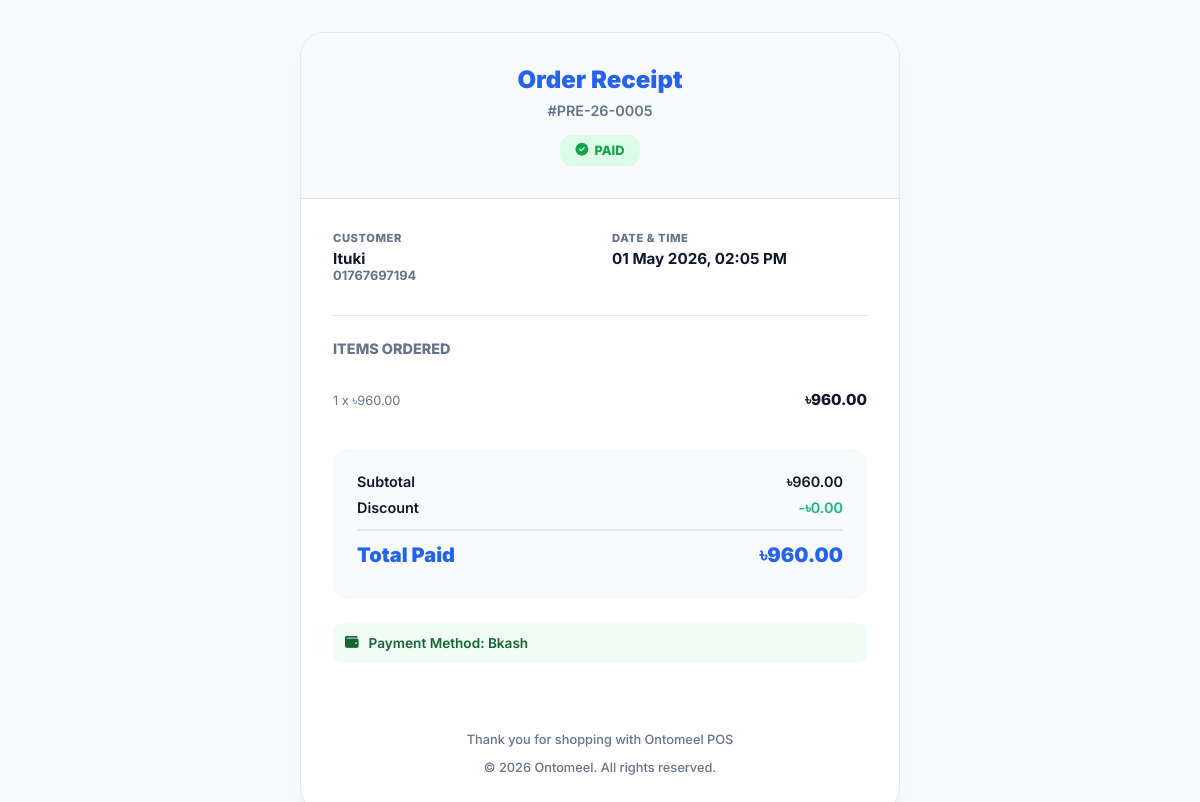
The app's page /pos/pages/view_order.php?invoice=PRE-26-0005 with its own data.
### tables this page shows
CREATE TABLE `orders` (
  `id` int(11) NOT NULL,
  `invoice_no` varchar(50) NOT NULL,
  `member_id` int(11) DEFAULT NULL,
  `order_date` timestamp NOT NULL DEFAULT current_timestamp(),
  `subtotal` decimal(10,2) NOT NULL,
  `discount` decimal(10,2) DEFAULT 0.00,
  `shipping_cost` decimal(10,2) DEFAULT 0.00,
  `total_amount` decimal(10,2) NOT NULL,
  `payment_status` varchar(50) DEFAULT 'Pending',
  `payment_method` varchar(255) DEFAULT 'Cash',
  `trx_id` varchar(100) DEFAULT NULL,
  `payment_id` varchar(100) DEFAULT NULL,
  `order_status` varchar(50) DEFAULT 'Processing',
  `shipping_address` text DEFAULT NULL,
  `notes` text DEFAULT NULL,
  `guest_name` varchar(150) DEFAULT NULL,
  `guest_phone` varchar(20) DEFAULT NULL,
  `guest_email` varchar(150) DEFAULT NULL,
  `order_type` varchar(20) DEFAULT 'Sale',
  `staff_id` int(11) DEFAULT NULL,
  `staff_name` varchar(100) DEFAULT NULL,
  `terminal_id` varchar(50) DEFAULT 'Main'
);

CREATE TABLE `order_items` (
  `id` int(11) NOT NULL,
  `order_id` int(11) NOT NULL,
  `book_id` int(11) DEFAULT NULL,
  `quantity` int(11) DEFAULT 1,
  `unit_price` decimal(10,2) NOT NULL,
  `total_price` decimal(10,2) NOT NULL,
  `reading_progress` int(11) DEFAULT 0,
  `preorder_id` int(11) DEFAULT NULL,
  `item_type` varchar(20) DEFAULT 'Book'
);

### pos/pages/view_order.php (the view, shortened to what this page needs)
<?php
require_once '../../api/config/database.php';
$invoice = $_GET['invoice'] ?? '';
$stmt = $pdo->prepare("SELECT o.*, m.full_name as member_name, m.phone as member_phone, m.email as member_email
                      FROM orders o
                      LEFT JOIN members m ON o.member_id = m.id
                      WHERE o.invoice_no = ?");
$stmt->execute([$invoice]);
$order = $stmt->fetch();
$stmt = $pdo->prepare("SELECT oi.*, COALESCE(b.title, i.item_name) as item_title
                      FROM order_items oi
                      LEFT JOIN books b ON oi.book_id = b.id AND (oi.item_type = 'Book' OR oi.item_type IS NULL)
                      LEFT JOIN inventory_items i ON oi.book_id = i.id AND (oi.item_type != 'Book')
                      WHERE oi.order_id = ?");
$stmt->execute([$order['id']]);
$items = $stmt->fetchAll();
$customerName = $order['member_name'] ?: ($order['guest_name'] ?: 'Walk-in Customer');
$customerContact = $order['member_phone'] ?: ($order['guest_phone'] ?: 'No contact');
?>
<!DOCTYPE html>
<html lang="en">
<head>
    <link rel="stylesheet" href="https://cdnjs.cloudflare.com/ajax/libs/font-awesome/6.4.0/css/all.min.css">
</head>
<body>
    <div class="view-container">
        <div class="order-card">
            <div class="header">
                <h1>Order Receipt</h1>
                <p>#<?php echo htmlspecialchars($invoice); ?></p>
                <div class="status-badge status-<?php echo strtolower($order['payment_status']); ?>">
                    <?php
                    $status = strtolower($order['payment_status']);
                    if ($status == 'paid') echo '<i class="fa-solid fa-circle-check"></i>';
                    elseif ($status == 'pending') echo '<i class="fa-solid fa-clock"></i>';
                    elseif ($status == 'refunded') echo '<i class="fa-solid fa-rotate-left"></i>';
                    else echo '<i class="fa-solid fa-ban"></i>';
                    ?>
                    <?php echo htmlspecialchars($order['payment_status']); ?>
                </div>
            </div>
            <div class="body">
                <div class="info-grid">
                    <div class="info-item">
                        <label>Customer</label>
                        <div><?php echo htmlspecialchars($customerName); ?></div>
                        <div style="font-size: 0.8rem; color: var(--text-muted);"><?php echo htmlspecialchars($customerContact); ?></div>
                    </div>
                    <div class="info-item">
                        <label>Date & Time</label>
                        <div><?php echo date('d M Y, h:i A', strtotime($order['order_date'])); ?></div>
                    </div>
                </div>
                <div class="items-list">
                    <h3>Items Ordered</h3>
                    <?php foreach ($items as $item): ?>
                    <div class="item-row">
                        <div class="item-info">
                            <p><?php echo (int)$item['quantity']; ?> x ৳<?php echo number_format($item['unit_price'], 2); ?></p>
                        </div>
                        <div class="item-price">
                            ৳<?php echo number_format($item['total_price'], 2); ?>
                        </div>
                    </div>
                    <?php endforeach; ?>
                </div>
                <div class="summary-card">
                    <div class="summary-row">
                        <span>Subtotal</span>
                        <span>৳<?php echo number_format($order['subtotal'], 2); ?></span>
                    </div>
                    <div class="summary-row">
                        <span>Discount</span>
                        <span style="color: var(--success);">-৳<?php echo number_format($order['discount'], 2); ?></span>
                    </div>
                    <div class="summary-row total-row">
                        <span>Total Paid</span>
                        <span>৳<?php echo number_format($order['total_amount'], 2); ?></span>
                    </div>
                </div>
                <div style="margin-top: 1.5rem; font-size: 0.85rem; font-weight: 600; padding: 12px; background: #f0fdf4; border-radius: 10px; color: #166534; display: flex; align-items: center; gap: 10px;">
                    <i class="fa-solid fa-wallet"></i>
                    Payment Method: <?php echo htmlspecialchars($order['payment_method']); ?>
                </div>
            </div>
            <div class="footer">
                <p>Thank you for shopping with Ontomeel POS</p>
                <p>© <?php echo date('Y'); ?> Ontomeel. All rights reserved.</p>
            </div>
        </div>
    </div>
</body>
</html>

### pos/pages/view_order.php (style rules this page uses)
:root { --primary: #2563eb; --success: #10b981; --text-main: #0f172a; --text-muted: #64748b; --bg-body: #f8fafc; --card-bg: #ffffff; --border: #e2e8f0; }
body { background-color: var(--bg-body); font-family: 'Inter', sans-serif; color: var(--text-main); margin: 0; padding: 2rem 1rem; display: flex; justify-content: center; }
.view-container { width: 100%; max-width: 600px; }
.order-card { background: var(--card-bg); border-radius: 24px; border: 1px solid var(--border); box-shadow: 0 10px 25px -5px rgba(0,0,0,0.05); overflow: hidden; }
.header { padding: 2rem; background: #f8fafc; border-bottom: 1px solid var(--border); text-align: center; }
.header h1 { margin: 0; font-size: 1.5rem; font-weight: 900; color: var(--primary); }
.header p { margin: 0.5rem 0 0; color: var(--text-muted); font-size: 0.9rem; font-weight: 600; }
.status-badge { display: inline-flex; align-items: center; gap: 6px; padding: 8px 16px; border-radius: 12px; font-size: 0.8rem; font-weight: 800; text-transform: uppercase; margin-top: 1rem; }
.status-paid { background: #dcfce7; color: #16a34a; }
.body { padding: 2rem; }
.info-grid { display: grid; grid-template-columns: 1fr 1fr; gap: 1.5rem; margin-bottom: 2rem; }
.info-item label { display: block; font-size: 0.7rem; font-weight: 800; color: var(--text-muted); text-transform: uppercase; letter-spacing: 0.05em; margin-bottom: 4px; }
.info-item div { font-weight: 700; font-size: 0.95rem; }
.items-list { border-top: 1px solid var(--border); padding-top: 1.5rem; }
.items-list h3 { font-size: 0.9rem; font-weight: 800; margin: 0 0 1rem; text-transform: uppercase; color: var(--text-muted); }
.item-row { display: flex; justify-content: space-between; align-items: center; padding: 1rem 0; border-bottom: 1px dashed var(--border); }
.item-row:last-child { border-bottom: none; }
.item-info p { margin: 4px 0 0; font-size: 0.8rem; color: var(--text-muted); }
.item-price { font-weight: 800; font-size: 0.95rem; }
.summary-card { background: #f8fafc; padding: 1.5rem; border-radius: 16px; margin-top: 1.5rem; }
.summary-row { display: flex; justify-content: space-between; margin-bottom: 0.5rem; font-weight: 600; font-size: 0.9rem; }
.total-row { border-top: 2px solid var(--border); margin-top: 0.75rem; padding-top: 0.75rem; font-size: 1.25rem; font-weight: 900; color: var(--primary); }
.footer { padding: 1.5rem; text-align: center; font-size: 0.8rem; color: var(--text-muted); font-weight: 500; }

### records on screen
orders: payment_status "PAID", guest_name "Ituki", guest_phone "01767697194", order_date "01 May 2026, 02:05 PM", subtotal "960.00", discount "0.00", total_amount "960.00", payment_method "Bkash"
order_items: quantity "1", unit_price "960.00", total_price "960.00"

### other values on screen
$invoice "PRE-26-0005"
